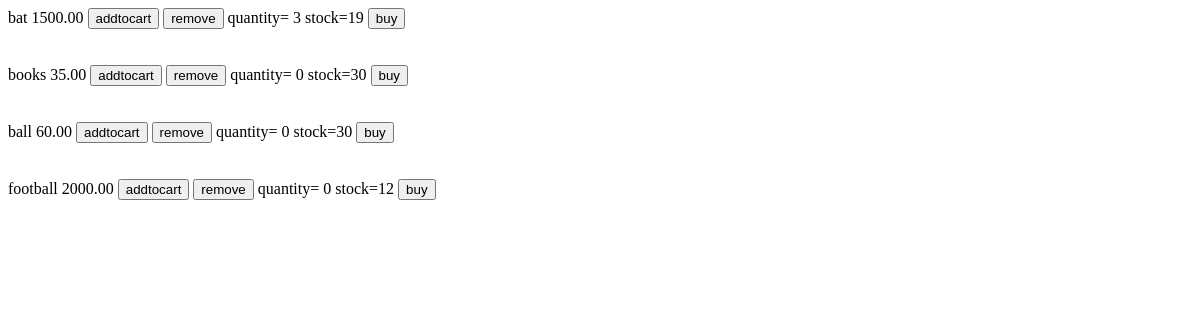
Page /ecart/home (signed in) on the earlier database version.
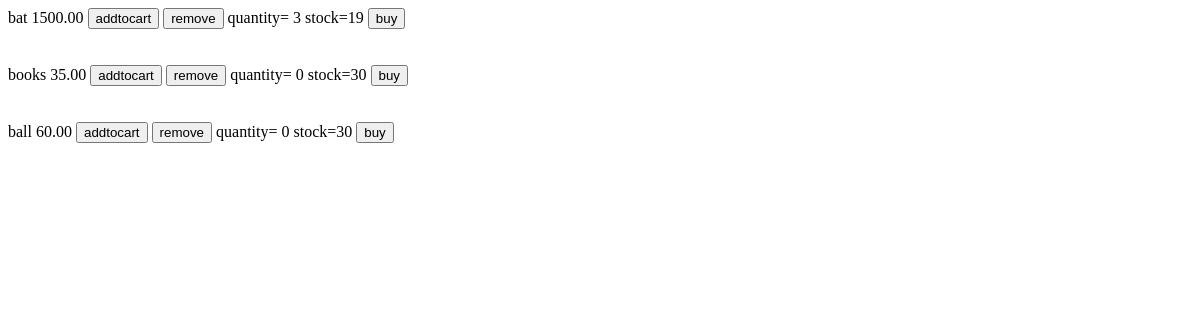
Same page on the later database version.
### EcApp/models.py (models this page shows, shortened)
class Products(models.Model):
    category = models.ForeignKey(Category)
    name = models.CharField(max_length=255)
    quant=models.IntegerField()
    num=models.IntegerField(default=0)
    price=models.DecimalField(max_length=255, decimal_places=2, max_digits=10)
    date = models.DateField(default=datetime.now)

### EcApp/views.py (the view, shortened to what this page needs)
# urls.py: url('home', views.home),
def home(request):
    if request.session.has_key('user'):
        user = request.session['user']
        if request.GET.get('action') =='addtocart':
            id=request.GET.get('id')
            product = Products.objects.get(id=id)
            if product.quant>product.num:
                product.num=product.num+1
            product.save()
        context={
                'items':Products.objects.all()
                }
        return render(request,'home.html', context)
    return render(request,'Login.html')

### EcApp/templates/home.html
<html>
<body>
<form action="/ecart/home"  method="post">
{% block body %}
{%for obj in items%}
	<td>{{ obj.name  }}</td>
   	<td>{{ obj.price }}</td>
 	<td><a href="/ecart/home?action=addtocart&id={{obj.id}}"><input type="button" value="addtocart" name="addtocart" ></a></td>
	<td><a href="/ecart/home?action=remove&id={{obj.id}}"><input type="button" value="remove" name="remove"></a></td>
 	<td>quantity= {{obj.num}}</td>
 	<td>stock={{obj.quant}}</td>
 	<td><a href="/ecart/home?action=buy&id={{obj.id}}"><input type="button" value="buy" name="buy"></a></td><br><br><br>
 {%endfor%}
{% endblock %}
</form>
</body>
</html>

Differences in the rows shown:
removed Products: name "football", price "2000.00", num "0", quant "12"
